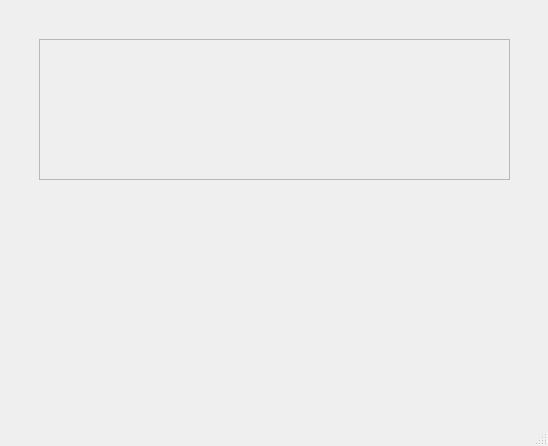
<?xml version="1.0" encoding="UTF-8"?>
<ui version="4.0">
 <class>MediaToolWindow</class>
 <widget class="QMainWindow" name="MediaToolWindow">
  <property name="geometry">
   <rect>
    <x>0</x>
    <y>0</y>
    <width>548</width>
    <height>446</height>
   </rect>
  </property>
  <property name="windowTitle">
   <string>MainWindow</string>
  </property>
  <widget class="QWidget" name="centralwidget">
   <layout class="QVBoxLayout" name="verticalLayout">
    <item>
     <widget class="QStackedWidget" name="stkPager">
      <widget class="QWidget" name="page">
       <widget class="QFrame" name="frame">
        <property name="geometry">
         <rect>
          <x>30</x>
          <y>30</y>
          <width>471</width>
          <height>141</height>
         </rect>
        </property>
        <property name="frameShape">
         <enum>QFrame::StyledPanel</enum>
        </property>
        <property name="frameShadow">
         <enum>QFrame::Raised</enum>
        </property>
       </widget>
      </widget>
      <widget class="QWidget" name="page_2"/>
     </widget>
    </item>
   </layout>
  </widget>
  <widget class="QStatusBar" name="statusbar"/>
 </widget>
 <resources/>
 <connections/>
</ui>
